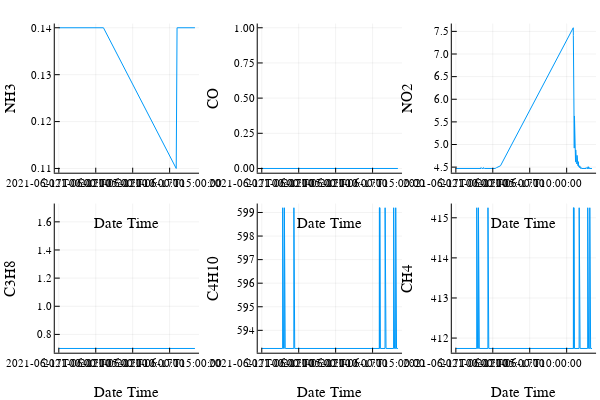

Notebook cell for this chart:
### Code cell
plotly()
plot_array = Any[]
for col in df_col_name[3:8]
    push!(plot_array,plot(df.dateTime, df[!,col], legend = false, xlabel = "Date Time", ylabel = col, label = col))
end
print(plot(plot_array...,layout=length(plot_array)))

### Figure 1 — Plotly figure (JSON) as saved in the notebook; plotly's stock layout.template omitted (floating-point values rounded to 4 significant figures; data arrays with more than 128 entries replaced by an {"elided": "..."} marker saying what was removed)
{"data": [{"colorbar": {"title": ""}, "legendgroup": "NH3", "line": {"color": "rgba(0, 154, 250, 1.000)", "dash": "solid", "shape": "linear", "width": 1}, "mode": "lines", "name": "NH3", "showlegend": true, "type": "scatter", "x": {"elided": "611 int values"}, "xaxis": "x1", "y": {"elided": "611 float values"}, "yaxis": "y1", "zmax": null, "zmin": null}, {"colorbar": {"title": ""}, "legendgroup": "CO", "line": {"color": "rgba(0, 154, 250, 1.000)", "dash": "solid", "shape": "linear", "width": 1}, "mode": "lines", "name": "CO", "showlegend": true, "type": "scatter", "x": {"elided": "611 int values"}, "xaxis": "x2", "y": {"elided": "611 int values"}, "yaxis": "y2", "zmax": null, "zmin": null}, {"colorbar": {"title": ""}, "legendgroup": "NO2", "line": {"color": "rgba(0, 154, 250, 1.000)", "dash": "solid", "shape": "linear", "width": 1}, "mode": "lines", "name": "NO2", "showlegend": true, "type": "scatter", "x": {"elided": "611 int values"}, "xaxis": "x3", "y": {"elided": "611 float values"}, "yaxis": "y3", "zmax": null, "zmin": null}, {"colorbar": {"title": ""}, "legendgroup": "C3H8", "line": {"color": "rgba(0, 154, 250, 1.000)", "dash": "solid", "shape": "linear", "width": 1}, "mode": "lines", "name": "C3H8", "showlegend": true, "type": "scatter", "x": {"elided": "611 int values"}, "xaxis": "x4", "y": {"elided": "611 float values"}, "yaxis": "y4", "zmax": null, "zmin": null}, {"colorbar": {"title": ""}, "legendgroup": "C4H10", "line": {"color": "rgba(0, 154, 250, 1.000)", "dash": "solid", "shape": "linear", "width": 1}, "mode": "lines", "name": "C4H10", "showlegend": true, "type": "scatter", "x": {"elided": "611 int values"}, "xaxis": "x5", "y": {"elided": "611 float values"}, "yaxis": "y5", "zmax": null, "zmin": null}, {"colorbar": {"title": ""}, "legendgroup": "CH4", "line": {"color": "rgba(0, 154, 250, 1.000)", "dash": "solid", "shape": "linear", "width": 1}, "mode": "lines", "name": "CH4", "showlegend": true, "type": "scatter", "x": {"elided": "611 int values"}, "xaxis": "x6", "y": {"elided": "611 float values"}, "yaxis": "y6", "zmax": null, "zmin": null}], "layout": {"annotations": [], "height": 400, "margin": {"b": 20, "l": 0, "r": 0, "t": 20}, "paper_bgcolor": "rgba(255, 255, 255, 1.000)", "plot_bgcolor": "rgba(255, 255, 255, 1.000)", "showlegend": false, "width": 600, "xaxis1": {"anchor": "y1", "domain": [0.09128, 0.3317], "gridcolor": "rgba(0, 0, 0, 0.100)", "gridwidth": 0.5, "linecolor": "rgba(0, 0, 0, 1.000)", "mirror": false, "range": [63759569229520, 63759639524480], "showgrid": true, "showline": true, "showticklabels": true, "tickangle": 0, "tickcolor": "rgb(0, 0, 0)", "tickfont": {"color": "rgba(0, 0, 0, 1.000)", "family": "sans-serif", "size": 11}, "tickmode": "array", "ticks": "inside", "ticktext": ["2021-06-17T00:00:00", "2021-06-17T05:00:00", "2021-06-17T10:00:00", "2021-06-17T15:00:00"], "tickvals": [63759571200000, 63759589200000, 63759607200000, 63759625200000], "title": "Date Time", "titlefont": {"color": "rgba(0, 0, 0, 1.000)", "family": "sans-serif", "size": 15}, "type": "-", "visible": true, "zeroline": false, "zerolinecolor": "rgba(0, 0, 0, 1.000)"}, "xaxis2": {"anchor": "y2", "domain": [0.4296, 0.67], "gridcolor": "rgba(0, 0, 0, 0.100)", "gridwidth": 0.5, "linecolor": "rgba(0, 0, 0, 1.000)", "mirror": false, "range": [63759569229520, 63759639524480], "showgrid": true, "showline": true, "showticklabels": true, "tickangle": 0, "tickcolor": "rgb(0, 0, 0)", "tickfont": {"color": "rgba(0, 0, 0, 1.000)", "family": "sans-serif", "size": 11}, "tickmode": "array", "ticks": "inside", "ticktext": ["2021-06-17T00:00:00", "2021-06-17T05:00:00", "2021-06-17T10:00:00", "2021-06-17T15:00:00"], "tickvals": [63759571200000, 63759589200000, 63759607200000, 63759625200000], "title": "Date Time", "titlefont": {"color": "rgba(0, 0, 0, 1.000)", "family": "sans-serif", "size": 15}, "type": "-", "visible": true, "zeroline": false, "zerolinecolor": "rgba(0, 0, 0, 1.000)"}, "xaxis3": {"anchor": "y3", "domain": [0.753, 0.9934], "gridcolor": "rgba(0, 0, 0, 0.100)", "gridwidth": 0.5, "linecolor": "rgba(0, 0, 0, 1.000)", "mirror": false, "range": [63759569229520, 63759639524480], "showgrid": true, "showline": true, "showticklabels": true, "tickangle": 0, "tickcolor": "rgb(0, 0, 0)", "tickfont": {"color": "rgba(0, 0, 0, 1.000)", "family": "sans-serif", "size": 11}, "tickmode": "array", "ticks": "inside", "ticktext": ["2021-06-17T00:00:00", "2021-06-17T05:00:00", "2021-06-17T10:00:00", "2021-06-17T15:00:00"], "tickvals": [63759571200000, 63759589200000, 63759607200000, 63759625200000], "title": "Date Time", "titlefont": {"color": "rgba(0, 0, 0, 1.000)", "family": "sans-serif", "size": 15}, "type": "-", "visible": true, "zeroline": false, "zerolinecolor": "rgba(0, 0, 0, 1.000)"}, "xaxis4": {"anchor": "y4", "domain": [0.09128, 0.3317], "gridcolor": "rgba(0, 0, 0, 0.100)", "gridwidth": 0.5, "linecolor": "rgba(0, 0, 0, 1.000)", "mirror": false, "range": [63759569229520, 63759639524480], "showgrid": true, "showline": true, "showticklabels": true, "tickangle": 0, "tickcolor": "rgb(0, 0, 0)", "tickfont": {"color": "rgba(0, 0, 0, 1.000)", "family": "sans-serif", "size": 11}, "tickmode": "array", "ticks": "inside", "ticktext": ["2021-06-17T00:00:00", "2021-06-17T05:00:00", "2021-06-17T10:00:00", "2021-06-17T15:00:00"], "tickvals": [63759571200000, 63759589200000, 63759607200000, 63759625200000], "title": "Date Time", "titlefont": {"color": "rgba(0, 0, 0, 1.000)", "family": "sans-serif", "size": 15}, "type": "-", "visible": true, "zeroline": false, "zerolinecolor": "rgba(0, 0, 0, 1.000)"}, "xaxis5": {"anchor": "y5", "domain": [0.4296, 0.67], "gridcolor": "rgba(0, 0, 0, 0.100)", "gridwidth": 0.5, "linecolor": "rgba(0, 0, 0, 1.000)", "mirror": false, "range": [63759569229520, 63759639524480], "showgrid": true, "showline": true, "showticklabels": true, "tickangle": 0, "tickcolor": "rgb(0, 0, 0)", "tickfont": {"color": "rgba(0, 0, 0, 1.000)", "family": "sans-serif", "size": 11}, "tickmode": "array", "ticks": "inside", "ticktext": ["2021-06-17T00:00:00", "2021-06-17T05:00:00", "2021-06-17T10:00:00", "2021-06-17T15:00:00"], "tickvals": [63759571200000, 63759589200000, 63759607200000, 63759625200000], "title": "Date Time", "titlefont": {"color": "rgba(0, 0, 0, 1.000)", "family": "sans-serif", "size": 15}, "type": "-", "visible": true, "zeroline": false, "zerolinecolor": "rgba(0, 0, 0, 1.000)"}, "xaxis6": {"anchor": "y6", "domain": [0.753, 0.9934], "gridcolor": "rgba(0, 0, 0, 0.100)", "gridwidth": 0.5, "linecolor": "rgba(0, 0, 0, 1.000)", "mirror": false, "range": [63759569229520, 63759639524480], "showgrid": true, "showline": true, "showticklabels": true, "tickangle": 0, "tickcolor": "rgb(0, 0, 0)", "tickfont": {"color": "rgba(0, 0, 0, 1.000)", "family": "sans-serif", "size": 11}, "tickmode": "array", "ticks": "inside", "ticktext": ["2021-06-17T00:00:00", "2021-06-17T05:00:00", "2021-06-17T10:00:00", "2021-06-17T15:00:00"], "tickvals": [63759571200000, 63759589200000, 63759607200000, 63759625200000], "title": "Date Time", "titlefont": {"color": "rgba(0, 0, 0, 1.000)", "family": "sans-serif", "size": 15}, "type": "-", "visible": true, "zeroline": false, "zerolinecolor": "rgba(0, 0, 0, 1.000)"}, "yaxis1": {"anchor": "x1", "domain": [0.5758, 0.9902], "gridcolor": "rgba(0, 0, 0, 0.100)", "gridwidth": 0.5, "linecolor": "rgba(0, 0, 0, 1.000)", "mirror": false, "range": [0.1091, 0.1409], "showgrid": true, "showline": true, "showticklabels": true, "tickangle": 0, "tickcolor": "rgb(0, 0, 0)", "tickfont": {"color": "rgba(0, 0, 0, 1.000)", "family": "sans-serif", "size": 11}, "tickmode": "array", "ticks": "inside", "ticktext": ["0.11", "0.12", "0.13", "0.14"], "tickvals": [0.11, 0.12, 0.13, 0.14], "title": "NH3", "titlefont": {"color": "rgba(0, 0, 0, 1.000)", "family": "sans-serif", "size": 15}, "type": "-", "visible": true, "zeroline": false, "zerolinecolor": "rgba(0, 0, 0, 1.000)"}, "yaxis2": {"anchor": "x2", "domain": [0.5758, 0.9902], "gridcolor": "rgba(0, 0, 0, 0.100)", "gridwidth": 0.5, "linecolor": "rgba(0, 0, 0, 1.000)", "mirror": false, "range": [-0.03, 1.03], "showgrid": true, "showline": true, "showticklabels": true, "tickangle": 0, "tickcolor": "rgb(0, 0, 0)", "tickfont": {"color": "rgba(0, 0, 0, 1.000)", "family": "sans-serif", "size": 11}, "tickmode": "array", "ticks": "inside", "ticktext": ["0.00", "0.25", "0.50", "0.75", "1.00"], "tickvals": [0, 0.25, 0.5, 0.75, 1], "title": "CO", "titlefont": {"color": "rgba(0, 0, 0, 1.000)", "family": "sans-serif", "size": 15}, "type": "-", "visible": true, "zeroline": false, "zerolinecolor": "rgba(0, 0, 0, 1.000)"}, "yaxis3": {"anchor": "x3", "domain": [0.5758, 0.9902], "gridcolor": "rgba(0, 0, 0, 0.100)", "gridwidth": 0.5, "linecolor": "rgba(0, 0, 0, 1.000)", "mirror": false, "range": [4.377, 7.673], "showgrid": true, "showline": true, "showticklabels": true, "tickangle": 0, "tickcolor": "rgb(0, 0, 0)", "tickfont": {"color": "rgba(0, 0, 0, 1.000)", "family": "sans-serif", "size": 11}, "tickmode": "array", "ticks": "inside", "ticktext": ["4.5", "5.0", "5.5", "6.0", "6.5", "7.0", "7.5"], "tickvals": [4.5, 5, 5.5, 6, 6.5, 7, 7.5], "title": "NO2", "titlefont": {"color": "rgba(0, 0, 0, 1.000)", "family": "sans-serif", "size": 15}, "type": "-", "visible": true, "zeroline": false, "zerolinecolor": "rgba(0, 0, 0, 1.000)"}, "yaxis4": {"anchor": "x4", "domain": [0.07581, 0.4902], "gridcolor": "rgba(0, 0, 0, 0.100)", "gridwidth": 0.5, "linecolor": "rgba(0, 0, 0, 1.000)", "mirror": false, "range": [0.67, 1.73], "showgrid": true, "showline": true, "showticklabels": true, "tickangle": 0, "tickcolor": "rgb(0, 0, 0)", "tickfont": {"color": "rgba(0, 0, 0, 1.000)", "family": "sans-serif", "size": 11}, "tickmode": "array", "ticks": "inside", "ticktext": ["0.8", "1.0", "1.2", "1.4", "1.6"], "tickvals": [0.8, 1, 1.2, 1.4, 1.6], "title": "C3H8", "titlefont": {"color": "rgba(0, 0, 0, 1.000)", "family": "sans-serif", "size": 15}, "type": "-", "visible": true, "zeroline": false, "zerolinecolor": "rgba(0, 0, 0, 1.000)"}, "yaxis5": {"anchor": "x5", "domain": [0.07581, 0.4902], "gridcolor": "rgba(0, 0, 0, 0.100)", "gridwidth": 0.5, "linecolor": "rgba(0, 0, 0, 1.000)", "mirror": false, "range": [593.1, 599.4], "showgrid": true, "showline": true, "showticklabels": true, "tickangle": 0, "tickcolor": "rgb(0, 0, 0)", "tickfont": {"color": "rgba(0, 0, 0, 1.000)", "family": "sans-serif", "size": 11}, "tickmode": "array", "ticks": "inside", "ticktext": ["594", "595", "596", "597", "598", "599"], "tickvals": [594, 595, 596, 597, 598, 599], "title": "C4H10", "titlefont": {"color": "rgba(0, 0, 0, 1.000)", "family": "sans-serif", "size": 15}, "type": "-", "visible": true, "zeroline": false, "zerolinecolor": "rgba(0, 0, 0, 1.000)"}, "yaxis6": {"anchor": "x6", "domain": [0.07581, 0.4902], "gridcolor": "rgba(0, 0, 0, 0.100)", "gridwidth": 0.5, "linecolor": "rgba(0, 0, 0, 1.000)", "mirror": false, "range": [411.6, 415.4], "showgrid": true, "showline": true, "showticklabels": true, "tickangle": 0, "tickcolor": "rgb(0, 0, 0)", "tickfont": {"color": "rgba(0, 0, 0, 1.000)", "family": "sans-serif", "size": 11}, "tickmode": "array", "ticks": "inside", "ticktext": ["412", "413", "414", "415"], "tickvals": [412, 413, 414, 415], "title": "CH4", "titlefont": {"color": "rgba(0, 0, 0, 1.000)", "family": "sans-serif", "size": 15}, "type": "-", "visible": true, "zeroline": false, "zerolinecolor": "rgba(0, 0, 0, 1.000)"}}}
